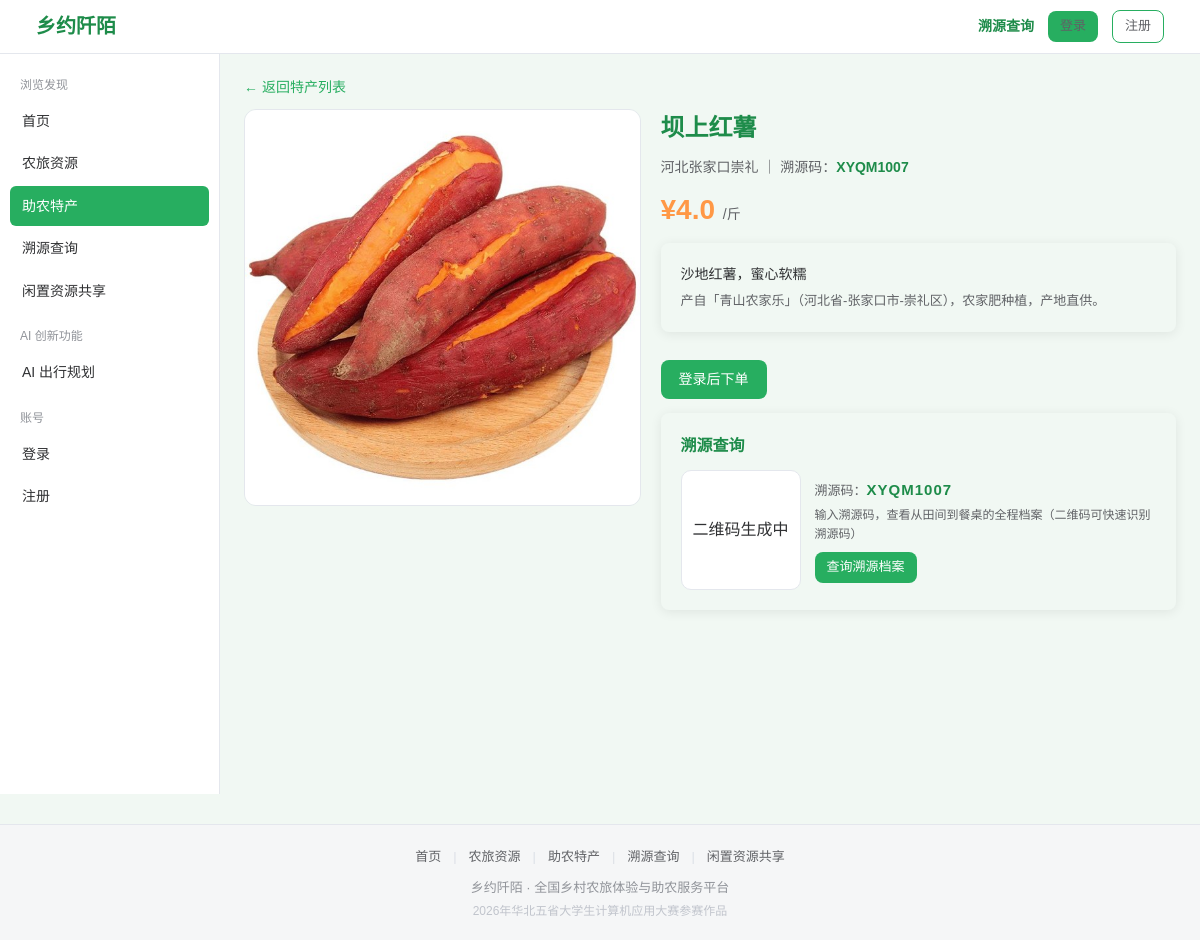
Page /product/29 on the committed database.
### tables this page shows
CREATE TABLE products (
            id INTEGER PRIMARY KEY AUTOINCREMENT,
            farmstay_id INTEGER NOT NULL,
            name TEXT NOT NULL,
            price REAL DEFAULT 0,
            unit TEXT DEFAULT '斤',
            stock INTEGER DEFAULT 0,
            description TEXT DEFAULT '',
            origin TEXT DEFAULT '',
            image TEXT DEFAULT 'product_default.jpg',
            trace_code TEXT DEFAULT '',        -- 溯源码
            status TEXT DEFAULT '上架',
            created_at TEXT DEFAULT (datetime('now', 'localtime'))
        );

CREATE TABLE farmstays (
            id INTEGER PRIMARY KEY AUTOINCREMENT,
            merchant_id INTEGER NOT NULL,      -- 所属商户
            name TEXT NOT NULL,
            region TEXT DEFAULT '',            -- 地区（省-市-县）
            address TEXT DEFAULT '',
            category TEXT DEFAULT '采摘体验',  -- 采摘体验/农家住宿/农家餐饮/农耕研学/非遗体验
            price_min REAL DEFAULT 0,          -- 最低参考价
            score REAL DEFAULT 5.0,            -- 评分
            tags TEXT DEFAULT '',              -- 特色标签（逗号分隔）
            description TEXT DEFAULT '',
            image TEXT DEFAULT 'farm_default.jpg',
            lng REAL DEFAULT 0,                -- 经度（高德地图导航）
            lat REAL DEFAULT 0,                -- 纬度（高德地图导航）
            status TEXT DEFAULT '上架',         -- 上架/下架
            views INTEGER DEFAULT 0,          -- 浏览量
            created_at TEXT DEFAULT (datetime('now', 'localtime'))
        );

### app.py (the view)
@app.route('/product/<int:pid>')
def product_detail(pid):
    p = models.get_product(pid)
    if not p:
        flash('商品不存在', 'warning')
        return redirect(url_for('product_list'))
    traces = models.get_trace_records(pid)
    fs = models.get_farmstay(p['farmstay_id'])
    return render_template('product_detail.html', p=p, traces=traces, fs=fs,
                           user=get_user(), active='products')

### app.py (called while the page is built)
def get_user():
    if 'user_id' in session:
        return models.get_user_by_id(session['user_id'])
    return None

@app.context_processor
def inject_globals():
    u = get_user()
    return {'cart_count': models.get_cart_count(u['id']) if u else 0}

### models.py (called while the page is built)
def get_conn():
    conn = sqlite3.connect(DB_PATH)
    conn.row_factory = sqlite3.Row
    return conn

def get_farmstay(fid):
    conn = get_conn()
    row = conn.execute('SELECT * FROM farmstays WHERE id=?', (fid,)).fetchone()
    conn.close()
    return row

def get_product(pid):
    conn = get_conn()
    row = conn.execute('SELECT * FROM products WHERE id=?', (pid,)).fetchone()
    conn.close()
    return row

def get_trace_records(product_id):
    conn = get_conn()
    rows = conn.execute('SELECT * FROM trace_records WHERE product_id=? ORDER BY id', (product_id,)).fetchall()
    conn.close()
    return rows

### templates/product_detail.html (shortened to what this page needs)
{% extends "base.html" %}
{% block content %}
<a href="/products" style="font-size:14px;">← 返回特产列表</a>
<div style="display:flex;gap:20px;flex-wrap:wrap;margin-top:10px;">
<div style="flex:1;min-width:280px;">
<img src="{{ url_for('static', filename='images/' + (p['image'] or 'product_default.jpg')) }}" alt="{{ p['name'] }}"
style="width:100%;border-radius:12px;border:1px solid var(--border);background:var(--green-bg);">
</div>
<div style="flex:1.3;min-width:300px;">
<h1 style="font-size:24px;color:var(--green-dark);">{{ p['name'] }}</h1>
<div style="margin:8px 0;font-size:14px;color:var(--text2);">
{{ p['origin'] }} ｜ 溯源码：<b style="color:var(--green-dark);">{{ p['trace_code'] }}</b>
</div>
<div style="font-size:28px;color:var(--orange);font-weight:700;margin:10px 0;">
¥{{ '%.1f' % p['price'] }} <small style="font-size:14px;color:var(--text2);font-weight:400;">/{{ p['unit'] }}</small>
</div>
<div class="card" style="background:var(--bg);">
<p style="font-size:14px;">{{ p['description'] }}</p>
<p style="font-size:13px;color:var(--text2);margin-top:6px;">产自「{{ fs['name'] }}」（{{ fs['region'] }}），农家肥种植，产地直供。</p>
</div>
{% if user and user['role'] == 0 %}
<div class="card" style="margin-top:14px;background:var(--bg);">
<div class="card-title"> 下单购买（支持物流配送）</div>
<form action="/product/order" method="post">
<input type="hidden" name="product_id" value="{{ p['id'] }}">
<div class="form-group"><label>收货人</label>
<input type="text" name="recv_name" class="form-control" required placeholder="请输入收货人姓名"></div>
<div class="form-group"><label>联系电话</label>
<input type="text" name="recv_phone" class="form-control" required placeholder="请输入收货联系电话"></div>
<div class="form-group"><label>收货地址</label>
<input type="text" name="recv_address" class="form-control" required placeholder="请输入收货地址（省市区+详细地址）"></div>
<div class="form-group"><label>购买数量</label>
<input type="number" name="quantity" value="1" min="1" max="{{ p['stock'] }}" class="form-control" style="max-width:120px;"></div>
<div style="display:flex;gap:10px;margin-top:6px;">
<button type="submit" class="btn btn-primary" style="flex:1;">提交订单</button>
</div>
<p style="font-size:12px;color:var(--text2);margin-top:8px;">演示功能：提交后可在「我的订单」查看物流轨迹；也可先加入购物车批量结算。</p>
</form>
<form action="/cart/add" method="post" style="margin-top:10px;">
<input type="hidden" name="product_id" value="{{ p['id'] }}">
<input type="hidden" name="quantity" value="1">
<button type="submit" class="btn btn-outline btn-block" style="border-color:var(--green);color:var(--green-dark);">加入购物车</button>
</form>
</div>
{% else %}
<a href="/login" class="btn btn-primary" style="margin-top:12px;">登录后下单</a>
{% endif %}
<div class="card" style="margin-top:14px;background:var(--bg);">
<div class="card-title"> 溯源查询</div>
<div style="display:flex;gap:14px;align-items:center;flex-wrap:wrap;">
<div style="background:#fff;border:1px solid var(--border);border-radius:10px;padding:8px;width:120px;height:120px;display:flex;align-items:center;justify-content:center;flex-shrink:0;">
</div>
<div style="flex:1;min-width:200px;">
<div style="font-size:13px;color:var(--text2);">溯源码：<b style="color:var(--green-dark);font-size:15px;letter-spacing:1px;">{{ p['trace_code'] }}</b></div>
<div style="font-size:12px;color:var(--text2);margin-top:4px;">输入溯源码，查看从田间到餐桌的全程档案（二维码可快速识别溯源码）</div>
<a href="/trace?code={{ p['trace_code'] }}" class="btn btn-primary btn-sm" style="margin-top:8px;text-decoration:none;">查询溯源档案</a>
</div>
</div>
</div>
</div>
</div>
{% endblock %}

### css/style.css (style rules this page uses)
* { margin: 0; padding: 0; box-sizing: border-box; }
:root { --green: #27AE60; --green-dark: #1E8C4A; --green-bg: #E9F7EE; --orange: #FF9845; --bg: #F1F8F3; --text: #303133; --text2: #606266; --border: #e4e7ed; }
body { font-family: "Microsoft YaHei", "PingFang SC", sans-serif; background: var(--bg); color: var(--text); line-height: 1.6; }
a { color: var(--green); text-decoration: none; }
.btn { display: inline-block; padding: 8px 18px; border: none; border-radius: 8px; font-size: 14px; cursor: pointer; text-decoration: none; transition: all .2s; }
.btn-primary { background: var(--green); color: #fff; }
.btn-sm { padding: 5px 12px; font-size: 13px; }
.card { background: #fff; border-radius: 8px; padding: 20px; box-shadow: 0 2px 12px rgba(0,0,0,0.08); margin-bottom: 16px; }
.card-title { font-size: 16px; font-weight: 600; color: var(--green-dark); margin-bottom: 12px; }

### rows in the picture
products: image (picture), name "坝上红薯", origin "河北张家口崇礼", trace_code "XYQM1007", price "4.0", unit "斤", description "沙地红薯，蜜心软糯"
farmstays: name "青山农家乐", region "河北省-张家口市-崇礼区"
